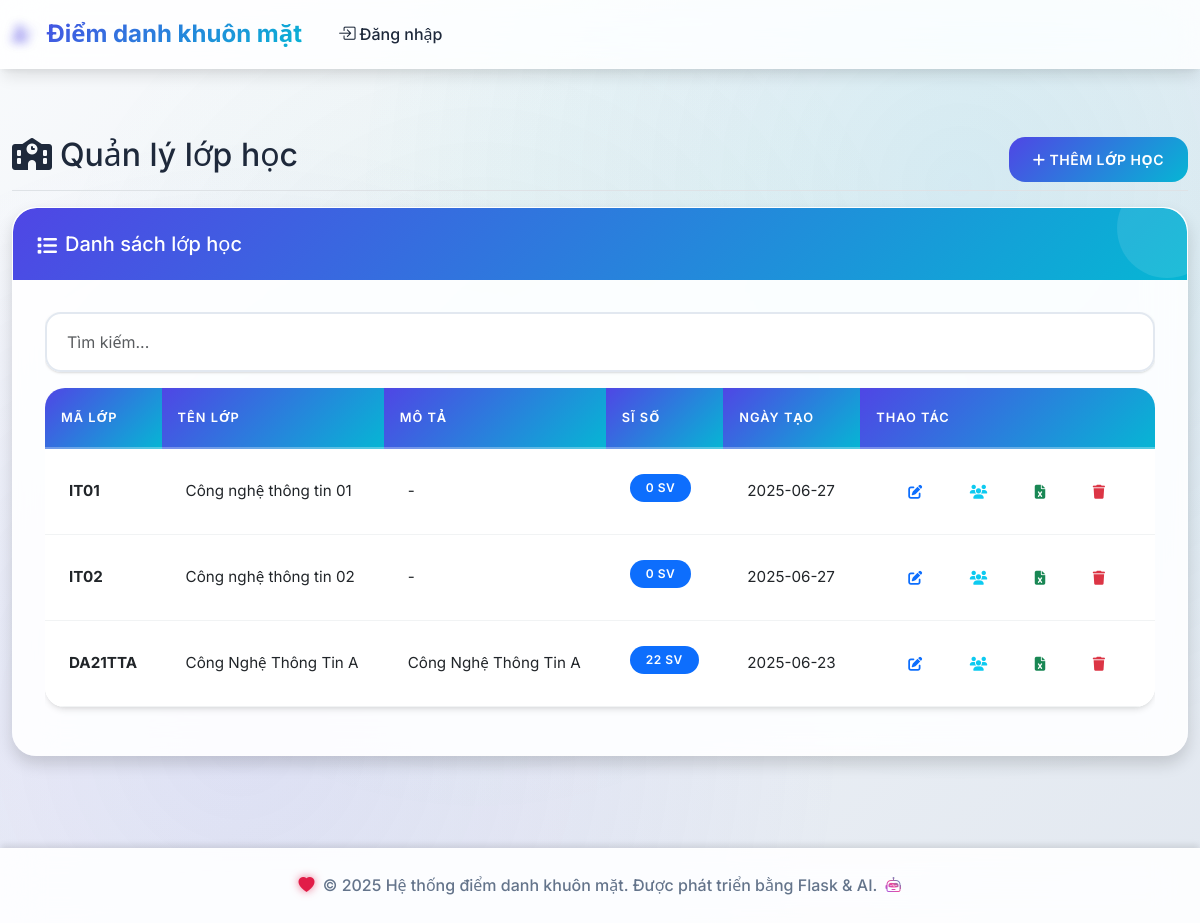
/classes/, run on the app's committed database.
### tables this page shows
CREATE TABLE classes (
            id INTEGER PRIMARY KEY AUTOINCREMENT,
            class_code TEXT UNIQUE NOT NULL,
            class_name TEXT NOT NULL,
            description TEXT,
            created_at TIMESTAMP DEFAULT CURRENT_TIMESTAMP
        );

### routes/classes.py (the view)
@classes_bp.route('/')
def list_classes():
    conn = get_db_connection()
    classes = conn.execute('''
        SELECT c.*, COUNT(s.id) as student_count
        FROM classes c
        LEFT JOIN students s ON c.id = s.class_id
        GROUP BY c.id
        ORDER BY c.created_at DESC
    ''').fetchall()
    conn.close()
    return render_template('classes/list.html', classes=classes)

### models/database.py (called while the page is built)
def get_db_connection():
    conn = sqlite3.connect(DATABASE_PATH)
    conn.row_factory = sqlite3.Row
    return conn

### templates/classes/list.html (shortened to what this page needs)
{% extends "base.html" %} {% block title %}Danh sách lớp học{% endblock %} {% block content %}
<div class="d-flex justify-content-between flex-wrap flex-md-nowrap align-items-center pt-3 pb-2 mb-3 border-bottom">
  <h1 class="h2"><i class="fas fa-school me-2"></i>Quản lý lớp học</h1>
  <div class="btn-toolbar mb-2 mb-md-0">
    <a href="{{ url_for('classes.add_class') }}" class="btn btn-primary"> <i class="fas fa-plus me-1"></i>Thêm lớp học </a>
  </div>
</div>
<div class="row">
  <div class="col-12">
    <div class="card shadow">
      <div class="card-header">
        <h5 class="mb-0"><i class="fas fa-list me-2"></i>Danh sách lớp học</h5>
      </div>
      <div class="card-body">
        {% if classes %}
        <div class="table-responsive">
          <table class="table table-hover" id="classesTable" data-enhance>
            <thead>
              <tr>
                <th data-sort="class_code">Mã lớp</th>
                <th data-sort="class_name">Tên lớp</th>
                <th data-sort="description">Mô tả</th>
                <th data-sort="student_count">Sĩ số</th>
                <th data-sort="created_at">Ngày tạo</th>
                <th>Thao tác</th>
              </tr>
            </thead>
            <tbody>
              {% for class in classes %}
              <tr>
                <td><strong>{{ class.class_code }}</strong></td>
                <td>{{ class.class_name }}</td>
                <td>{{ class.description or '-' }}</td>
                <td>
                  <span class="badge bg-primary">{{ class.student_count }} SV</span>
                </td>
                <td>{{ class.created_at.split(' ')[0] if class.created_at else '-' }}</td>
                <td>
                  <div class="btn-group btn-group-sm" role="group">
                    <a href="{{ url_for('classes.edit_class', class_id=class.id) }}" class="btn btn-outline-primary" title="Sửa">
                      <i class="fas fa-edit"></i>
                    </a>
                    <a href="{{ url_for('students.list_students') }}?class_id={{ class.id }}" class="btn btn-outline-info" title="Xem sinh viên">
                      <i class="fas fa-users"></i>
                    </a>
                    <button type="button" class="btn btn-outline-success" onclick="showExportModal({{ class.id }}, '{{ class.class_name }}')" title="Xuất file điểm danh">
                      <i class="fas fa-file-excel"></i>
                    </button>
                    <button type="button" class="btn btn-outline-danger" onclick="deleteClass({{ class.id }}, '{{ class.class_name }}')" title="Xóa">
                      <i class="fas fa-trash"></i>
                    </button>
                  </div>
                </td>
              </tr>
              {% endfor %}
            </tbody>
          </table>
        </div>
        {% endif %}
      </div>
    </div>
  </div>
</div>
{% endblock %}

### data on the page
classes: class_code "IT01", class_name "Công nghệ thông tin 01", description "-", student_count "0", created_at "2025-06-27"
classes: class_code "IT02", class_name "Công nghệ thông tin 02", description "-", student_count "0", created_at "2025-06-27"
classes: class_code "DA21TTA", class_name "Công Nghệ Thông Tin A", description "Công Nghệ Thông Tin A", student_count "22", created_at "2025-06-23"
